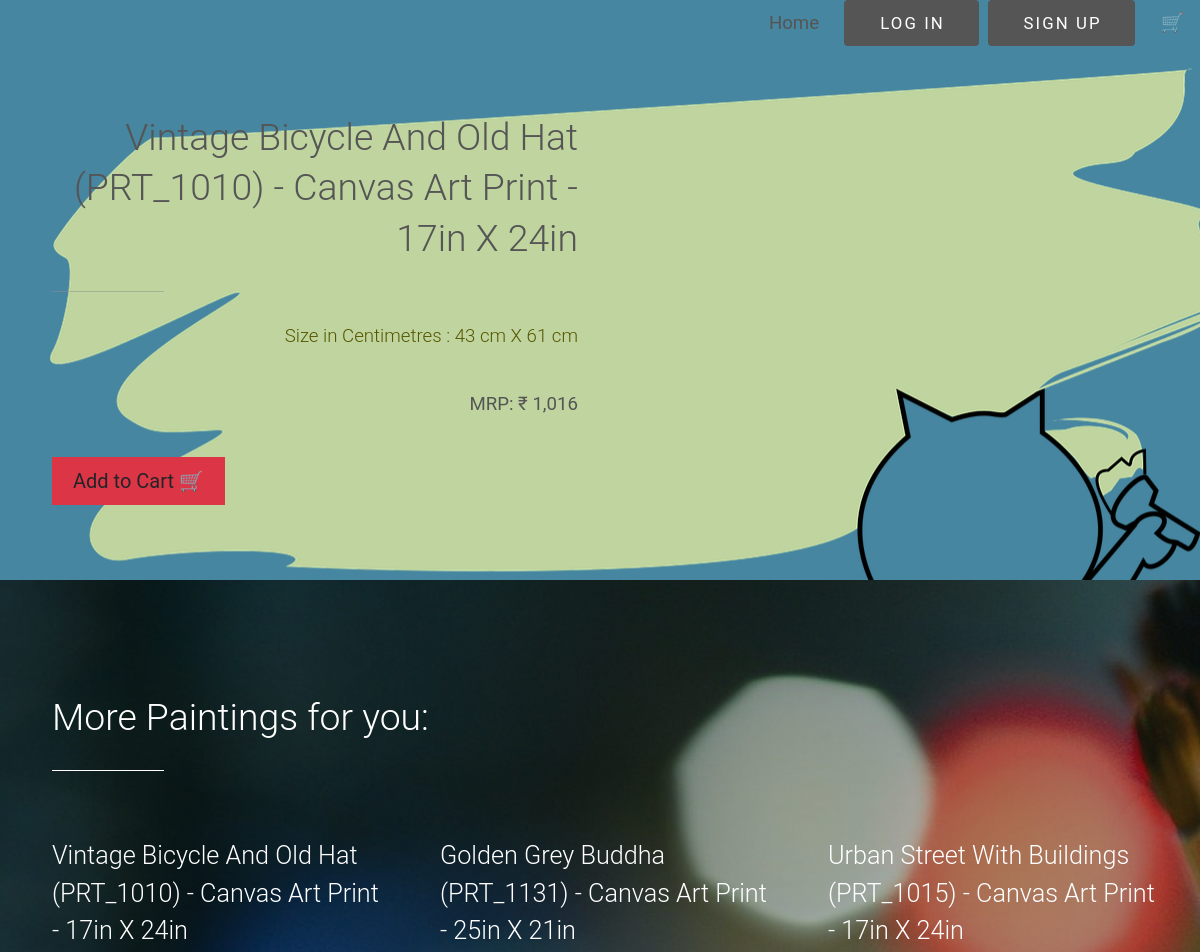
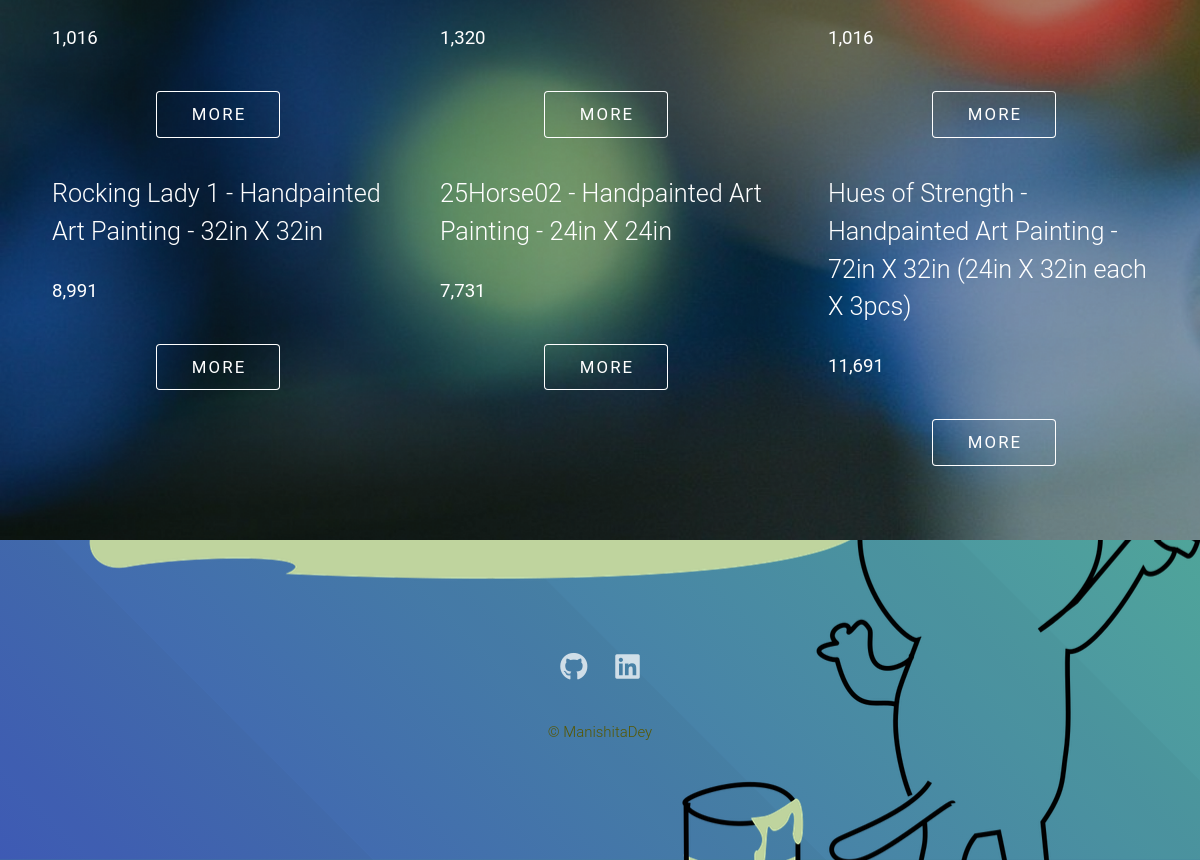
The page /show_product/1 on the database its author committed (2 pictures, top to bottom).
### main.py (models this page shows)
class Product(db.Model):
    __tablename__ = 'product'
    id = db.Column(db.Integer, primary_key = True)
    name = db.Column(db.String(500), nullable = False)
    size = db.Column(db.String(250), nullable = True)
    price = db.Column(db.String(250), nullable = False)
    image = db.Column(db.String(1000), nullable = False)

### main.py (the view)
@app.route('/show_product/<int:prod_id>')
def show(prod_id):
    flag = False
    all_products = db.session.query(Product).all()
    prod = db.session.query(Product).get(prod_id)
    if current_user.is_authenticated:
        all_cart_items = Cart.query.filter_by(user_id=current_user.id).all()
    else:
        all_cart_items = []
    for item in all_cart_items:
        if item.name == prod.name:
            flag = True
            break
        else:
            flag = False
    return render_template('show_product.html', product = prod, products = all_products, btn_flag = flag)

### templates/show_product.html (shortened to what this page needs)
<!DOCTYPE HTML>
<html>
	<head>
		<link href="https://cdn.jsdelivr.net/npm/bootstrap@5.0.2/dist/css/bootstrap.min.css" rel="stylesheet">
		<link rel="stylesheet" href="../static/assets/css/main.css" />
	</head>
	<body class="is-preload">
<div style="background-color:#b5c491;">
					<ul class="nav fixed-top nav-pills justify-content-end">
						  <li class="nav-item">
    <a class="nav-link " href="{{url_for('home')}}">
		<strong>
			{% if current_user.is_authenticated %}
			{{current_user.name}}
			{% else %}
			Home
			{% endif %}
		</strong></a>
  </li>
						{% if not current_user.is_authenticated %}
  <li class="nav-item">
	  <a href="{{url_for('login')}}" class="button primary">Log in</a></li>
						<li class = "nav-item"><a href="{{url_for('register')}}" class="button primary">Sign Up</a></li>
						{% else %}
						<li class = "nav-item"><a href="{{url_for('logout')}}" class="button primary">Log Out</a></li>
						{% endif %}
						<li class="nav-item">
    <a class="nav-link " href="{{url_for('cart')}}"><strong>🛒</strong></a>
  </li>
</ul>
</div>
				<section id = 'one' class = 'main style1'>
				<div class="container">
					<div class="row gtr-150">
						<div class="col-6 col-12-medium">
							<header class="major">
								<h2 style= "text-align:right;">{{product.name}}</h2>
							</header>
							<p style= "text-align:right; color:#575700;">{{product.size}}</p>
							<p style= "text-align:right;"> <strong>MRP: ₹{{product.price}}</strong></p>
							{% if btn_flag == False %}
							<a class = "btn btn-lg bg-danger" href="{{url_for('add_to_cart', prod_id  = product.id)}}"   role="button">Add to Cart 🛒</a>
							{% else %}
							<a class = "btn btn-lg bg-danger" href="{{url_for('delete_from_cart', prod_id  = product.id)}}"   role="button">Remove from Cart 🛒</a>
							{% endif %}
						</div>
						<div class="col-6 col-12-medium imp-medium">
						</div>
					</div>
				</div>
			</section>
			<section id="two" class="main style2">
				<div class="container">
					<header class="major">
						<h2>More Paintings for you:</h2>
					</header>
					<div class="row gtr-150">
						{% for product in products %}
						<div class="col-4 col-12-medium">
							<a href="{{url_for('show',prod_id = product.id)}}"><h3>{{product.name}}</h3></a>
							<p><strong>{{product.price}}</strong></p>
							<ul class="actions special">
								<li><a href="{{url_for('show',prod_id = product.id)}}" class="button">More</a></li>
							</ul>
						</div>
						{% endfor %}
					</div>
				</div>
			</section>
			<section id="footer">
				<ul class="icons">
					<li><a href="https://github.com/manishita-dey" class="icon brands alt fa-github"><span class="label">GitHub</span></a></li>
					<li><a href="https://www.linkedin.com/in/manishita-dey-9a9115135/" class="icon brands alt fa-linkedin"><span class="label">LinkedIn</span></a></li>
				</ul>
				<ul class="copyright">
					<li style="color:#575700">&copy; ManishitaDey</li>				</ul>
			</section>
	</body>
</html>

### rows shown on the page
Product: name "Vintage Bicycle And Old Hat (PRT_1010) - Canvas Art Print - 17in X 24in", size "Size in Centimetres : 43 cm X 61 cm", price "1,016"
Product: name "Golden Grey Buddha (PRT_1131) - Canvas Art Print - 25in X 21in", price "1,320"
Product: name "Urban Street With Buildings (PRT_1015) - Canvas Art Print - 17in X 24in", price "1,016"
Product: name "Rocking Lady 1 - Handpainted Art Painting - 32in X 32in", price "8,991"
Product: name "25Horse02 - Handpainted Art Painting - 24in X 24in", price "7,731"
Product: name "Hues of Strength - Handpainted Art Painting - 72in X 32in (24in X 32in each X 3pcs)", price "11,691"
